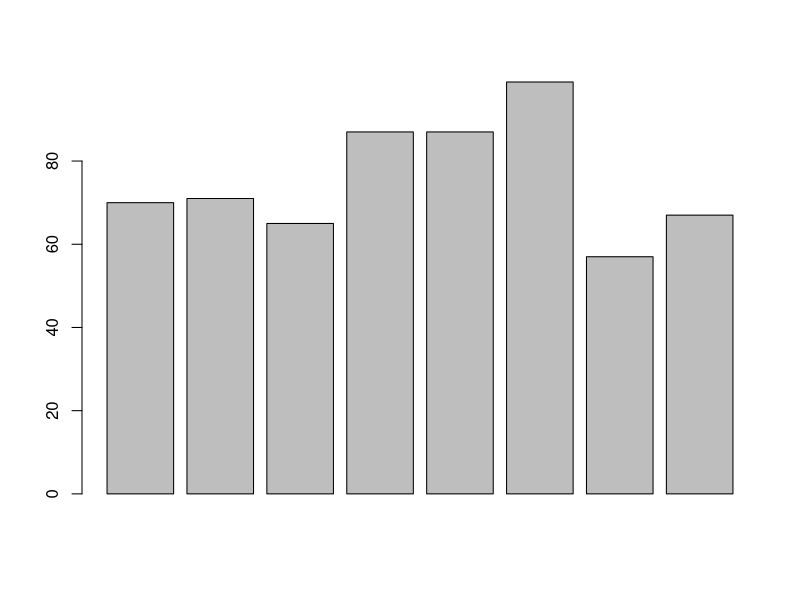

Generate this figure with R:
Nama = c("Nisa", "Putri", "Zahra", "Inul", "Muji", "Akmal", "Candra", "Lia")
MTK <- c(80, 70, 85, 69, 100, 64, 45, 94)
Inggris <- c(70, 71, 65, 87, 87, 99, 57, 67)
Asal_Sekolah <- c("SMAN_6_Bandung", "SMAN_1_Bekasi", "MAN_1_Yogyakarta", "SMAN_1_Sleman", "MAN_1_Yogyakarta", "SMAN_6_Bandung", "SMAN_1_Bekasi", "SMAN_1_Sleman")
Skor_UTBK_2023 <- data.frame(Nama, MTK, Inggris, Asal_Sekolah)
Skor_UTBK_2023
#Nialai MTK
min(MTK)
max(MTK)
mean(MTK)
#Nilai Inggris
min(Inggris)
max(Inggris)
mean(Inggris)

table(Inggris)
barplot(Inggris)

